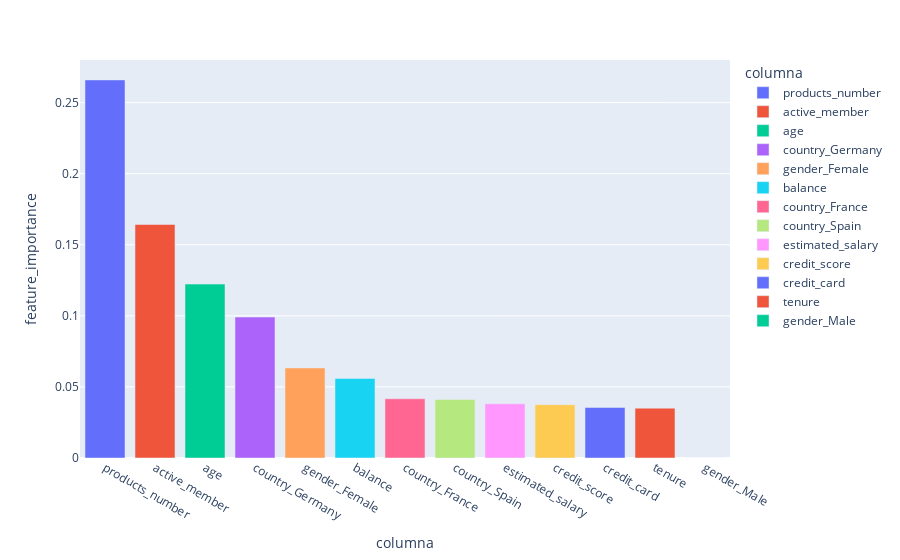

Notebook code cell kept with this figure:
### Code cell
px.bar(impboost, x='columna', y='feature_importance', color='columna')

### Figure 1 — Plotly figure (JSON) as saved in the notebook; plotly's stock layout.template omitted (floating-point values rounded to 4 significant figures)
{"data": [{"alignmentgroup": "True", "hovertemplate": "columna=%{x}<br>feature_importance=%{y}<extra></extra>", "legendgroup": "products_number", "marker": {"color": "#636efa", "pattern": {"shape": ""}}, "name": "products_number", "offsetgroup": "products_number", "orientation": "v", "showlegend": true, "textposition": "auto", "x": ["products_number"], "xaxis": "x", "y": [0.266], "yaxis": "y", "type": "bar"}, {"alignmentgroup": "True", "hovertemplate": "columna=%{x}<br>feature_importance=%{y}<extra></extra>", "legendgroup": "active_member", "marker": {"color": "#EF553B", "pattern": {"shape": ""}}, "name": "active_member", "offsetgroup": "active_member", "orientation": "v", "showlegend": true, "textposition": "auto", "x": ["active_member"], "xaxis": "x", "y": [0.1642], "yaxis": "y", "type": "bar"}, {"alignmentgroup": "True", "hovertemplate": "columna=%{x}<br>feature_importance=%{y}<extra></extra>", "legendgroup": "age", "marker": {"color": "#00cc96", "pattern": {"shape": ""}}, "name": "age", "offsetgroup": "age", "orientation": "v", "showlegend": true, "textposition": "auto", "x": ["age"], "xaxis": "x", "y": [0.1223], "yaxis": "y", "type": "bar"}, {"alignmentgroup": "True", "hovertemplate": "columna=%{x}<br>feature_importance=%{y}<extra></extra>", "legendgroup": "country_Germany", "marker": {"color": "#ab63fa", "pattern": {"shape": ""}}, "name": "country_Germany", "offsetgroup": "country_Germany", "orientation": "v", "showlegend": true, "textposition": "auto", "x": ["country_Germany"], "xaxis": "x", "y": [0.09914], "yaxis": "y", "type": "bar"}, {"alignmentgroup": "True", "hovertemplate": "columna=%{x}<br>feature_importance=%{y}<extra></extra>", "legendgroup": "gender_Female", "marker": {"color": "#FFA15A", "pattern": {"shape": ""}}, "name": "gender_Female", "offsetgroup": "gender_Female", "orientation": "v", "showlegend": true, "textposition": "auto", "x": ["gender_Female"], "xaxis": "x", "y": [0.06335], "yaxis": "y", "type": "bar"}, {"alignmentgroup": "True", "hovertemplate": "columna=%{x}<br>feature_importance=%{y}<extra></extra>", "legendgroup": "balance", "marker": {"color": "#19d3f3", "pattern": {"shape": ""}}, "name": "balance", "offsetgroup": "balance", "orientation": "v", "showlegend": true, "textposition": "auto", "x": ["balance"], "xaxis": "x", "y": [0.05595], "yaxis": "y", "type": "bar"}, {"alignmentgroup": "True", "hovertemplate": "columna=%{x}<br>feature_importance=%{y}<extra></extra>", "legendgroup": "country_France", "marker": {"color": "#FF6692", "pattern": {"shape": ""}}, "name": "country_France", "offsetgroup": "country_France", "orientation": "v", "showlegend": true, "textposition": "auto", "x": ["country_France"], "xaxis": "x", "y": [0.04167], "yaxis": "y", "type": "bar"}, {"alignmentgroup": "True", "hovertemplate": "columna=%{x}<br>feature_importance=%{y}<extra></extra>", "legendgroup": "country_Spain", "marker": {"color": "#B6E880", "pattern": {"shape": ""}}, "name": "country_Spain", "offsetgroup": "country_Spain", "orientation": "v", "showlegend": true, "textposition": "auto", "x": ["country_Spain"], "xaxis": "x", "y": [0.04113], "yaxis": "y", "type": "bar"}, {"alignmentgroup": "True", "hovertemplate": "columna=%{x}<br>feature_importance=%{y}<extra></extra>", "legendgroup": "estimated_salary", "marker": {"color": "#FF97FF", "pattern": {"shape": ""}}, "name": "estimated_salary", "offsetgroup": "estimated_salary", "orientation": "v", "showlegend": true, "textposition": "auto", "x": ["estimated_salary"], "xaxis": "x", "y": [0.03812], "yaxis": "y", "type": "bar"}, {"alignmentgroup": "True", "hovertemplate": "columna=%{x}<br>feature_importance=%{y}<extra></extra>", "legendgroup": "credit_score", "marker": {"color": "#FECB52", "pattern": {"shape": ""}}, "name": "credit_score", "offsetgroup": "credit_score", "orientation": "v", "showlegend": true, "textposition": "auto", "x": ["credit_score"], "xaxis": "x", "y": [0.03749], "yaxis": "y", "type": "bar"}, {"alignmentgroup": "True", "hovertemplate": "columna=%{x}<br>feature_importance=%{y}<extra></extra>", "legendgroup": "credit_card", "marker": {"color": "#636efa", "pattern": {"shape": ""}}, "name": "credit_card", "offsetgroup": "credit_card", "orientation": "v", "showlegend": true, "textposition": "auto", "x": ["credit_card"], "xaxis": "x", "y": [0.03554], "yaxis": "y", "type": "bar"}, {"alignmentgroup": "True", "hovertemplate": "columna=%{x}<br>feature_importance=%{y}<extra></extra>", "legendgroup": "tenure", "marker": {"color": "#EF553B", "pattern": {"shape": ""}}, "name": "tenure", "offsetgroup": "tenure", "orientation": "v", "showlegend": true, "textposition": "auto", "x": ["tenure"], "xaxis": "x", "y": [0.03507], "yaxis": "y", "type": "bar"}, {"alignmentgroup": "True", "hovertemplate": "columna=%{x}<br>feature_importance=%{y}<extra></extra>", "legendgroup": "gender_Male", "marker": {"color": "#00cc96", "pattern": {"shape": ""}}, "name": "gender_Male", "offsetgroup": "gender_Male", "orientation": "v", "showlegend": true, "textposition": "auto", "x": ["gender_Male"], "xaxis": "x", "y": [0.0], "yaxis": "y", "type": "bar"}], "layout": {"xaxis": {"anchor": "y", "domain": [0.0, 1.0], "title": {"text": "columna"}, "categoryorder": "array", "categoryarray": ["products_number", "active_member", "age", "country_Germany", "gender_Female", "balance", "country_France", "country_Spain", "estimated_salary", "credit_score", "credit_card", "tenure", "gender_Male"]}, "yaxis": {"anchor": "x", "domain": [0.0, 1.0], "title": {"text": "feature_importance"}}, "legend": {"title": {"text": "columna"}, "tracegroupgap": 0}, "margin": {"t": 60}, "barmode": "relative"}}
